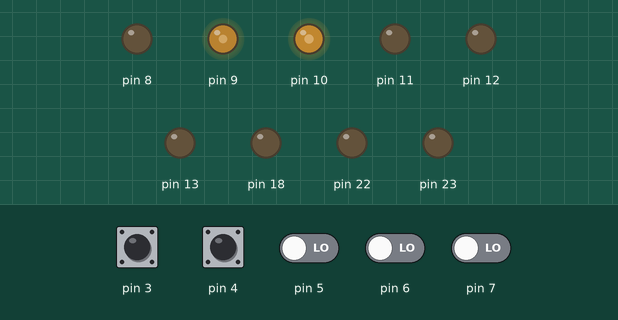
A sketch run on a simulated Arduino Uno, built with avr-gcc and run on an emulated ATmega328P. On the bench: output pins drawn as LEDs (lit = HIGH). Dashed ring = blinking. The inputs (shaded band) are chosen by the test bench; at power-on: pin 3–7 LOW.

Above: at 3.8 s.
3.9 s: pin 3 driven HIGH
At 5.1 s:
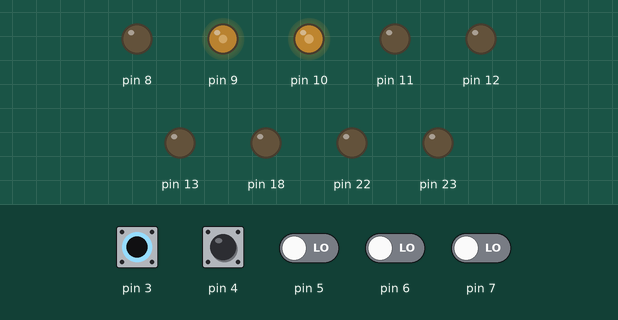
5.4 s: pin 4 driven HIGH
At 5.9 s:
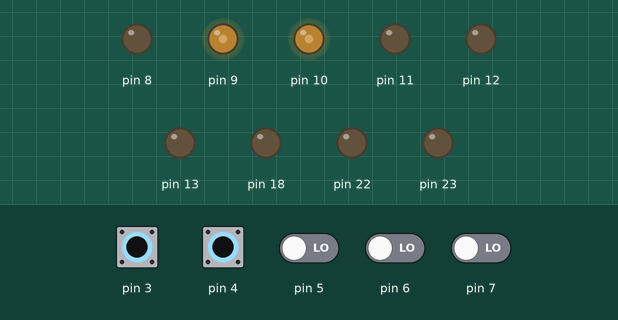
6.9 s: pin 5 driven HIGH
At 7.5 s:
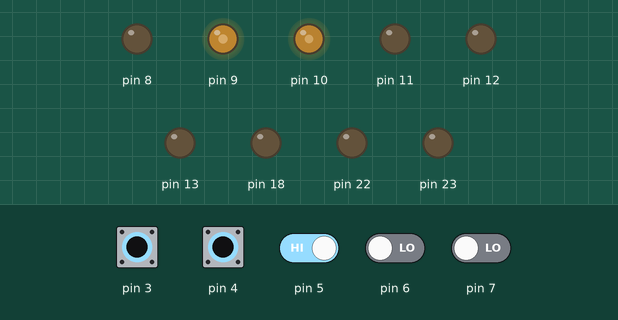
8.4 s: pin 3 pulsed LOW 5 times (0.12 s each, 0.3 s apart)
At 8.68 s:
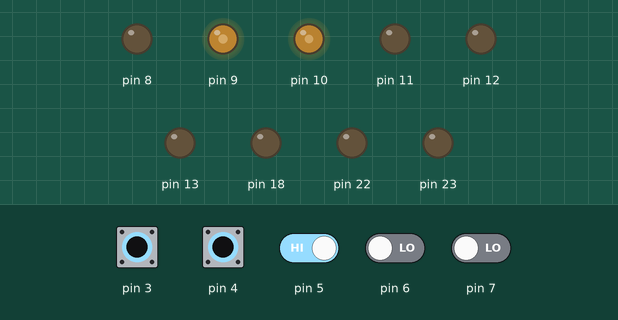
11.4 s: pin 6 driven HIGH
At 12.5 s:
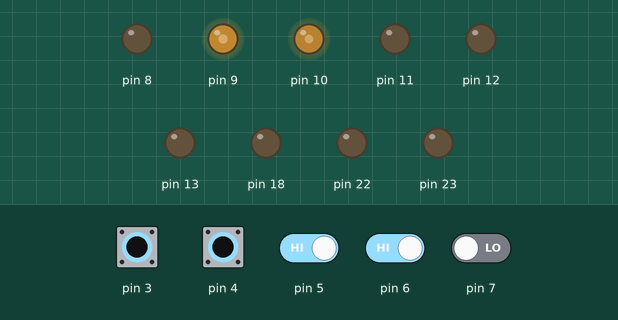
12.9 s: pin 4 pulsed LOW 2 times (0.12 s each, 0.3 s apart)
At 13.18 s:
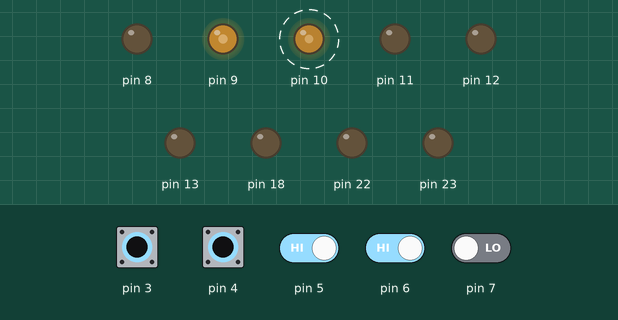
Timing chart, 0 to 15.9 s (numbered marks = the images above; inputs shaded):
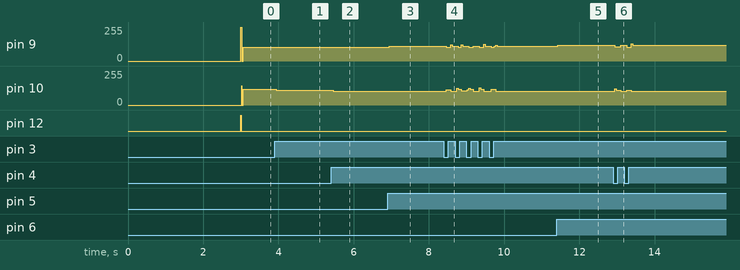

Measured:
- after the input at 3.9 s, pin 10: 118/255 → 112/255 at once
- after the input at 5.4 s, pin 10: 112/255 → 102/255 after 0.06 s
- after the input at 6.9 s, pin 9: 102/255 → 112/255 at once
- after the input at 11.4 s, pin 9: 109/255 → 118/255 at once
- after the input at 12.9 s, pin 9: 118/255 → 106/255 at once, → 117/255 0.16 s later, → 103/255 0.16 s later, → 117/255 0.12 s later; pin 10: alternates 109/255 for 0.14 s and 102/255 for 0.16 s, 4 changes in all, then stays 102/255, starting at once

The sketch:

TemaFinalaLinie.ino
```cpp
#include <avr/io.h>
#include <avr/interrupt.h>
#include <util/delay.h>

#define MAXVAL_TIMER1 32767
#define timer0_10ms_pres1024 156

#define kp 3
#define ki 0
#define kd 5

#define ROSU 1
#define ALBASTRU 2
#define GALBEN 3
#define ALB 4

#define WAIT 0
#define FREE 1

volatile int err_prec=0;
volatile int I=0;

volatile uint32_t timp_us, timp_initial, timp_final_delay,timp_final,timeout;
volatile uint8_t distanta,contor_obj=0;
volatile uint8_t stare_sonar=FREE;

void timer0_setup_pres1024_10msCTC(){
  TCCR0A|=(1<<WGM01);
  TCCR0B=(1<<CS02)|(1<<CS00);
  OCR0A=timer0_10ms_pres1024;
  TIMSK0|=(1<<OCIE0A);
}

// setare timer1 pt PWM
void timer1_setup_pwm() {     //timer 1 lucreaza in modul Fast PWM, numarand pana la valoarea din ICR1;
  TCNT1 = 0;
  TCCR1A = (1 << COM1A1) | (1 << COM1B1) |(1<<WGM11);
  TCCR1B = (1<<WGM13)|(1 << WGM12) | (1 << CS11);
  ICR1=MAXVAL_TIMER1;
  OCR1A = 0;
  OCR1B = 0;
}

void curba_var(int motor_st_fact,int motor_dr_fact){  //cei 2 factori iau valori intre 0 si 100, robotul se va deplasa inainte dar cu vitezele rotilor variabile prin cei 2 factori
  OCR1A = (32767/100)*motor_dr_fact;
  OCR1B = (32767/100)*motor_st_fact;
  PORTB &= ~0x30;
  TCCR1A&=~((1 << COM1A1) | (1 << COM1B1) | (1 << COM1A0) | (1<< COM1B0));
  TCCR1A |= (1 << COM1A1) | (1 << COM1B1);
}

void fata()
{
  OCR1A = 32767;
  OCR1B = 32767;
  PORTB &= ~0x30;
  TCCR1A&=~((1 << COM1A1) | (1 << COM1B1) | (1 << COM1A0) | (1<< COM1B0));
  TCCR1A |= (1 << COM1A1) | (1 << COM1B1);
}

void spate()
{
  OCR1A = 32767;
  OCR1B = 32767;
  PORTB |= 0x30;
  TCCR1A&=~((1 << COM1A1) | (1 << COM1B1) | (1 << COM1A0) | (1<< COM1B0));
  TCCR1A |= (1 << COM1A1) | (1 << COM1B1) | (1 << COM1A0) | (1<< COM1B0);
}
void stanga_peloc()
{
  OCR1A = 20000;
  OCR1B = 20000;
  PORTB |=0x10;
  PORTB&=~0x20;
  TCCR1A&=~((1 << COM1A1) | (1 << COM1B1) | (1 << COM1A0) | (1<< COM1B0));
  TCCR1A |= (1<<COM1A0)|(1 << COM1A1) | (1 << COM1B1);
}

void dreapta_peloc()
{
  OCR1A = 20000;
  OCR1B = 20000;
  PORTB |=0X20;
  PORTB&=~0x10;
  TCCR1A&=~((1 << COM1A1) | (1 << COM1B1) | (1 << COM1A0) | (1<< COM1B0));
  TCCR1A |= (1 << COM1A1) | (1<<COM1B0)|(1 << COM1B1);
}

void stop_rob(){
  OCR1A=0;
  OCR1B=0;
  PORTB&=~0X30;
  TCCR1A&=~((1 << COM1A1) | (1 << COM1B1) | (1 << COM1A0) | (1<< COM1B0));
}

int val_senzori_linie(){
  int val=PIND&0XF8;
  return val>>3;
}

short int error(){
  int val=val_senzori_linie(),err=-2;
  if(val==(0xF8>>3)) return err_prec;
  while(val){
    if(!(val&1)) break;
    else err++;
    val>>=1;
  }
  return err;
}

int pid(){
  int err=error(),D=err-err_prec;
  I+=err;
  if(I>50) I=50;
  else if(I<-50) I=-50;
  err_prec=err;
  return kp*err+kd*D+ki*I;
}

void control(){
  int comanda=pid(),stanga=40,dreapta=40;
  if(comanda<0) dreapta=dreapta-comanda;
  else if(comanda>0) stanga=stanga+comanda;
  curba_var(dreapta,stanga);
}

void adc_init()
{
  ADCSRA |= ((1 << ADPS2) | (1 << ADPS1) | (1 << ADPS0));
  ADCSRA |= (1 << ADEN); //enable ADC
  ADMUX |= (1 << REFS0);
  ADCSRA |= (1 << ADSC); //ADC start conversion
}

int read_adc(int channel)
{
  ADMUX &= ~(1 << channel);
  ADMUX |= channel;//select chanel AO to A5
  ADCSRA |= (1 << ADSC); //start conversion
  while (ADCSRA & (1 << ADSC)); //wait while adc conversion are not updated
  return ADCW; //read and return
}

void actiune(int culoare){
  switch(culoare){
    case ROSU:
    cli();
    stop_rob();  //stai 3 secunde si mergi in fata
    _delay_ms(3000);
    fata();
    _delay_ms(200);
    break;
    case ALBASTRU: break;
    case ALB: break;
  case GALBEN:
    cli();
    stop_rob();
    curba_var(40,99);   //fa o curba la dreapta timp de o secunda
    _delay_ms(700);
    break;
  }
  sei();
}

void detectie_culoare(){
  /*long int vals[3],magnitudine;
  for(int i=0;i<3;i++){
    PORTC|=(1<<i);
    _delay_ms(30);
    vals[i]=read_adc(5);
    PORTC&=~(1<<i);
    _delay_ms(1);
  }
  magnitudine=vals[0]*vals[0]+vals[1]*vals[1]+vals[2]*vals[2];
  magnitudine=sqrt(magnitudine);*/
  long int magnitudine=0;
  PORTC|=0x07;
  for(int i=0;i<10;i++){
    magnitudine=magnitudine+read_adc(5);
    _delay_ms(1);
  }
  magnitudine=magnitudine/10;
  if(magnitudine>=175) actiune(ALB);
  else if(magnitudine>=140&&magnitudine<175) actiune(GALBEN);
  else if(magnitudine>=110&&magnitudine<140) actiune(ROSU);
  else actiune(ALBASTRU);
}

int main() {
  cli();
  DDRB = 0xFF;
  DDRC = 0x70;
  DDRC&=~(1<<5);
  timer1_setup_pwm();
  adc_init();
  sei();
  stop_rob();
  _delay_ms(3000);
  timer0_setup_pres1024_10msCTC();
  stanga_peloc();
  while (1) {
    //detectie_culoare();
  }
  return 0;
}

ISR(TIMER0_COMPA_vect){
  sei();
  control();
}
```
